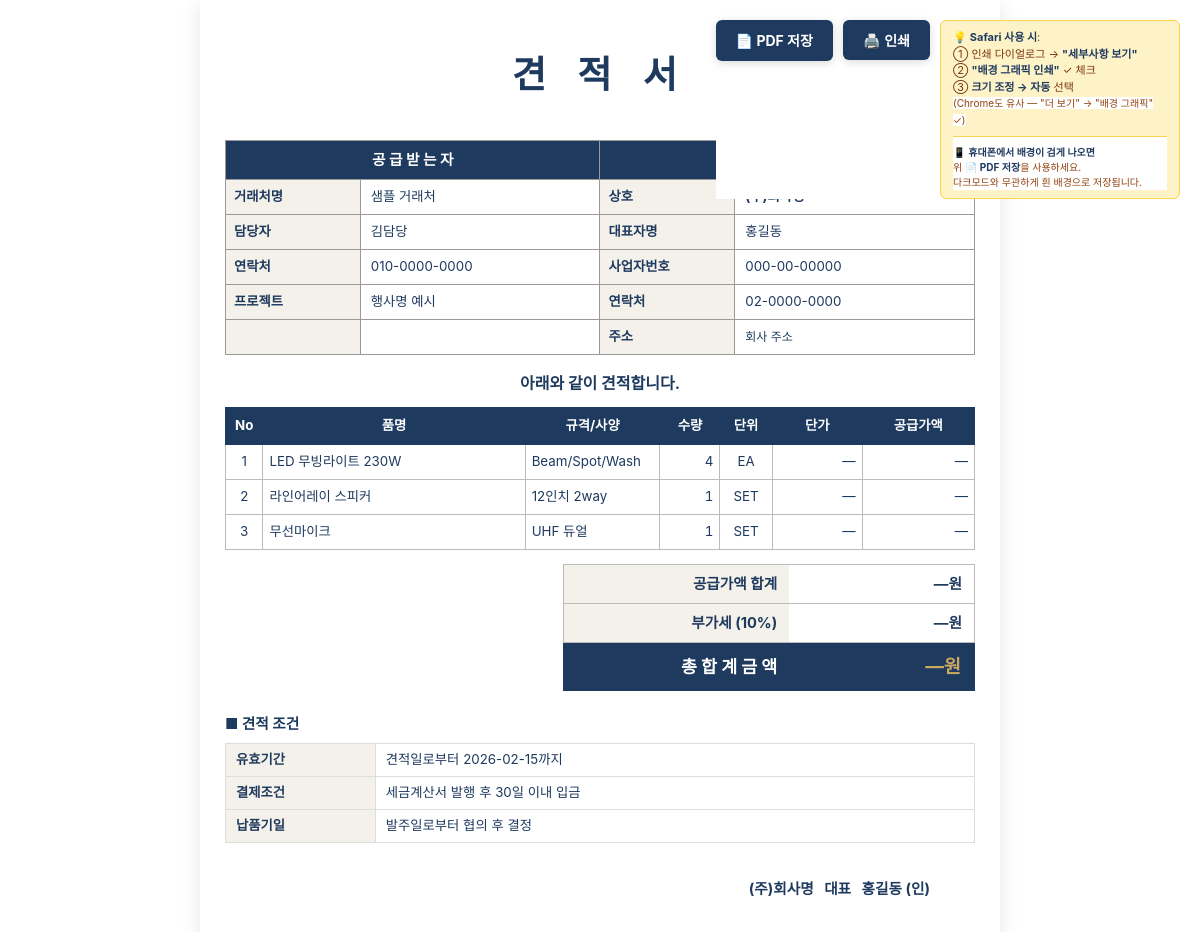
/settings/preview, run on the app's committed database.
### database.py (models this page shows)
class CompanySettings(SQLModel, table=True):
    id: Optional[int] = Field(default=1, primary_key=True)
    company_name: str = ""           # 상호
    representative: str = ""          # 대표자명
    biz_number: str = ""              # 사업자등록번호
    biz_type: str = ""                # 업태
    biz_item: str = ""                # 종목
    phone: str = ""                   # 대표 전화
    fax: str = ""                     # 팩스
    email: str = ""                   # 이메일
    address: str = ""                 # 주소
    bank_account: str = ""            # 입금 계좌 (은행 + 계좌번호)
    logo_image: str = ""              # 로고 파일명
    stamp_image: str = ""             # 도장 파일명
    default_payment_terms: str = "세금계산서 발행 후 30일 이내 입금"
    default_delivery_terms: str = "발주일로부터 협의 후 결정"
    default_valid_days: int = 30      # 견적서 유효기간(일)
    quote_footer_notes: str = ""      # 견적서 하단 특기사항 기본값
    quote_theme: str = "classic"      # classic / charcoal / mustard
    quote_color_primary: str = ""     # 직접 지정 색상 (비우면 테마 기본값)
    quote_color_accent: str = ""
    quote_title_normal: str = "견  적  서"        # 납품용 견적서 제목
    quote_title_rental: str = "렌 탈 견 적 서"     # 렌탈용 견적서 제목
    quote_greeting: str = "아래와 같이 견적합니다."  # 인사문구
    quote_footer_message: str = ""                 # 견적서 하단 메시지 (감사문구 등)
    show_spec: bool = True            # 규격 컬럼
    show_unit: bool = True            # 단위 컬럼
    show_memo: bool = False           # 비고 컬럼
    show_bank_in_quote: bool = True   # 입금계좌 표시
    show_stamp_in_sign: bool = True   # 하단 서명란 도장
    show_logo: bool = True            # 로고 표시
    quote_font_scale: int = 100       # 100 = 기본, 110 = 1.1배 등
    quote_layout_json: str = ""
    equipment_prefixes_json: str = ""
    expense_migrated_subcontract: bool = True   # 신규 설치는 정리 대상 없음 → True

### routes_settings.py (the view)
@router.get("/settings/preview", response_class=HTMLResponse)
def settings_preview(request: Request):
    qp = request.query_params
    base_company = get_company_settings()
    def gv(key, default=None):
        v = qp.get(key)
        return v if v is not None and v != "" else (default if default is not None else base_company.get(key, ""))
    theme_key = qp.get("quote_theme") or base_company.get("quote_theme") or "classic"
    theme = QUOTE_THEMES.get(theme_key, QUOTE_THEMES["classic"]).copy()
    cp = qp.get("quote_color_primary", "").strip()
    ca = qp.get("quote_color_accent", "").strip()
    if cp:
        theme["primary"] = cp
        theme["header_bg"] = cp
        theme["total_bg"] = cp
    if ca:
        theme["accent"] = ca
        theme["total_fg"] = ca
    def cb(key, default):
        if key in qp:
            return qp.get(key) == "on" or qp.get(key) == "true" or qp.get(key) == "1"
        return default
    company = dict(base_company)
    company.update({
        "company_name": gv("company_name") or base_company.get("company_name") or "(주)회사명",
        "representative": gv("representative") or base_company.get("representative") or "홍길동",
        "biz_number": gv("biz_number") or base_company.get("biz_number") or "000-00-00000",
        "phone": gv("phone") or base_company.get("phone") or "02-0000-0000",
        "address": gv("address") or base_company.get("address") or "회사 주소",
        "bank_account": gv("bank_account") or base_company.get("bank_account") or "",
        "logo_image": base_company.get("logo_image", ""),  # 파일은 그대로
        "stamp_image": base_company.get("stamp_image", ""),
        "quote_theme": theme_key,
        "quote_theme_data": theme,
        "quote_title_normal": gv("quote_title_normal") or "견  적  서",
        "quote_title_rental": gv("quote_title_rental") or "렌 탈 견 적 서",
        "quote_greeting": gv("quote_greeting") or "아래와 같이 견적합니다.",
        "quote_footer_message": gv("quote_footer_message") or "",
        "show_spec": cb("show_spec", True),
        "show_unit": cb("show_unit", True),
        "show_memo": cb("show_memo", False),
        "show_bank_in_quote": cb("show_bank_in_quote", True),
        "show_stamp_in_sign": cb("show_stamp_in_sign", True),
        "show_logo": cb("show_logo", True),
        "quote_font_scale": int(qp.get("quote_font_scale") or base_company.get("quote_font_scale") or 100),
    })
    sample_q = {
        "quote_number": "Q-2026-001",
        "quote_date": date.today(),
        "quote_type": "납품",
        "rental_days": 1,
        "vendor_name": "샘플 거래처",
        "vendor_contact": "김담당",
        "vendor_phone": "010-0000-0000",
        "project_name": "행사명 예시",
        "subtotal": 5000000, "discount": 200000,
        "after_discount": 4800000, "vat": 480000, "total": 5280000,
        "valid_until": "2026-02-15",
        "payment_terms": gv("default_payment_terms") or "세금계산서 발행 후 30일 이내 입금",
        "delivery_terms": gv("default_delivery_terms") or "발주일로부터 협의 후 결정",
        "notes": gv("quote_footer_notes") or "",
    }
    sample_items = [
        {"seq": 1, "name": "LED 무빙라이트 230W", "spec": "Beam/Spot/Wash", "quantity": 4, "unit": "EA", "unit_price": 800000, "amount": 3200000, "memo": ""},
        {"seq": 2, "name": "라인어레이 스피커", "spec": "12인치 2way", "quantity": 1, "unit": "SET", "unit_price": 1500000, "amount": 1500000, "memo": ""},
        {"seq": 3, "name": "무선마이크", "spec": "UHF 듀얼", "quantity": 1, "unit": "SET", "unit_price": 300000, "amount": 300000, "memo": "행사 진행용"},
    ]
    return templates.TemplateResponse(request, "quote_print.html", {
        "q": sample_q,
        "items": sample_items,
        "preview_company": company,  # 미리보기 전용 (request.state.company 무시)
    })

### templates/quote_print.html (shortened to what this page needs)
{% set c = preview_company if preview_company else request.state.company %}
{% set scale = (c.quote_font_scale or 100) / 100.0 %}
<!doctype html>
<html lang="ko" style="background-color:#FFFFFF !important; background-image:linear-gradient(to bottom,#FFFFFF 0%,#FFFFFF 100%) !important; background-repeat:repeat !important; color-scheme:light; forced-color-adjust:none !important; filter:none !important;">
<head>
</head>
<body style="background-color:#FFFFFF !important; background-image:linear-gradient(to bottom,#FFFFFF 0%,#FFFFFF 100%) !important; background-repeat:repeat !important; color-scheme:light; forced-color-adjust:none !important; filter:none !important; -webkit-filter:none !important; margin:0; padding:0;">
<div class="print-helper">
  <a class="print-btn" href="/quotes/{{ q.id }}/pdf" style="text-decoration:none; display:inline-block;">📄 PDF 저장</a>
  <button class="print-btn" onclick="doPrint()">🖨️ 인쇄</button>
  <div class="print-hint">
    💡 <b>Safari 사용 시</b>:<br>
    ① 인쇄 다이얼로그 → <b>"세부사항 보기"</b><br>
    ② <b>"배경 그래픽 인쇄"</b> ✓ 체크<br>
    ③ <b>크기 조정 → 자동</b> 선택<br>
    <span style="color:#92400E; font-size:10px;">(Chrome도 유사 — "더 보기" → "배경 그래픽" ✓)</span>
    <div style="margin-top:8px; padding-top:8px; border-top:1px solid #FCD34D; color:#92400E; font-size:10px;">
      📱 <b>휴대폰에서 배경이 검게 나오면</b><br>위 <b>📄 PDF 저장</b>을 사용하세요.<br>다크모드와 무관하게 흰 배경으로 저장됩니다.
    </div>
  </div>
</div>
<div class="quote-doc" id="quote-doc">
  <div class="header keep-together">
    <div class="header-cell header-logo">
    </div>
    <div class="header-cell header-title">
      <h1>{% if q.quote_type == '렌탈' %}{{ c.quote_title_rental }}{% else %}{{ c.quote_title_normal }}{% endif %}</h1>
    </div>
    <div class="header-cell header-meta">
      <div><span class="label">견적번호</span><br>{{ q.quote_number }}</div>
      <div style="margin-top:6px;"><span class="label">견적일자</span><br>{{ q.quote_date }}</div>
    </div>
  </div>
  <table class="party-table">
    <colgroup>
      <col class="c-label"><col class="c-value">
      <col class="c-label"><col class="c-value">
    </colgroup>
    <thead>
      <tr>
        <th colspan="2">공 급 받 는 자</th>
        <th colspan="2">공 급 자</th>
      </tr>
    </thead>
    <tbody>
      <tr>
        <td class="label">거래처명</td><td class="value">{{ q.vendor_name }}</td>
        <td class="label">상호</td><td class="value"><strong>{{ c.company_name }}</strong></td>
      </tr>
      <tr>
        <td class="label">담당자</td><td class="value">{{ q.vendor_contact }}</td>
        <td class="label">대표자명</td><td class="value">{{ c.representative }}</td>
      </tr>
      <tr>
        <td class="label">연락처</td><td class="value">{{ q.vendor_phone }}</td>
        <td class="label">사업자번호</td><td class="value">{{ c.biz_number }}</td>
      </tr>
      <tr>
        <td class="label">프로젝트</td><td class="value">{{ q.project_name }}</td>
        <td class="label">연락처</td><td class="value">{{ c.phone }}</td>
      </tr>
      {% if c.address %}
      <tr>
        <td class="label">&nbsp;</td><td class="value">&nbsp;</td>
        <td class="label">주소</td><td class="value" style="font-size:{{ (9 * scale)|round(1) }}pt;">{{ c.address }}</td>
      </tr>
      {% endif %}
    </tbody>
  </table>
  <div class="greeting">{{ c.quote_greeting }}</div>
  <table class="items-table">
    <thead>
      <tr>
        <th style="width: 5%">No</th>
        <th>품명</th>
        {% if c.show_spec %}<th style="width: 18%">규격/사양</th>{% endif %}
        <th style="width: 8%">수량</th>
        {% if c.show_unit %}<th style="width: 7%">단위</th>{% endif %}
        <th style="width: 12%">{% if q.quote_type == '렌탈' %}1일 단가{% else %}단가{% endif %}</th>
        <th style="width: 15%">공급가액</th>
      </tr>
    </thead>
    <tbody>
      {% for it in items %}
      <tr>
        <td class="c">{{ loop.index }}</td>
        <td>{{ it.name }}</td>
        {% if c.show_spec %}<td>{{ it.spec }}</td>{% endif %}
        <td class="num">{{ it.quantity|int }}</td>
        {% if c.show_unit %}<td class="c">{{ it.unit }}</td>{% endif %}
        <td class="num">{{ it.unit_price|money_raw }}</td>
        <td class="num">{{ it.amount|money_raw }}</td>
      </tr>
      {% endfor %}
    </tbody>
  </table>
  <div class="end-block">
    <div class="summary-box">
      <div class="summary-row">
        <div class="lbl">공급가액 합계</div>
        <div class="val">{{ q.subtotal|money_raw }}원</div>
      </div>
      <div class="summary-row">
        <div class="lbl">부가세 (10%)</div>
        <div class="val">{{ q.vat|money_raw }}원</div>
      </div>
      <div class="summary-row total">
        <div class="lbl">총 합 계 금 액</div>
        <div class="val">{{ q.total|money_raw }}원</div>
      </div>
    </div>
    <div class="conditions">
      <h3>■ 견적 조건</h3>
      <table>
        <colgroup><col class="k"><col></colgroup>
        <tr><td class="k">유효기간</td><td class="v">견적일로부터 {{ q.valid_until or '협의' }}까지</td></tr>
        <tr><td class="k">결제조건</td><td class="v">{{ q.payment_terms }}</td></tr>
        <tr><td class="k">납품기일</td><td class="v">{{ q.delivery_terms }}</td></tr>
      </table>
    </div>
    <div class="sign-block">
      <div class="sign-inner">
        <div class="sign-text">
          {{ c.company_name }} &nbsp; 대표 &nbsp; {{ c.representative }} (인)
        </div>
      </div>
    </div>
  </div>
</div>
</body>
</html>

### data on the page
CompanySettings: quote_title_normal "견 적 서", quote_greeting "아래와 같이 견적합니다.", payment_terms "세금계산서 발행 후 30일 이내 입금", delivery_terms "발주일로부터 협의 후 결정", company_name "(주)회사명"

### other printed values
{{ q.vendor_name }} "샘플 거래처"
{{ q.vendor_contact }} "김담당"
{{ c.representative }} "홍길동"
{{ q.vendor_phone }} "010-0000-0000"
{{ c.biz_number }} "000-00-00000"
{{ q.project_name }} "행사명 예시"
{{ c.phone }} "02-0000-0000"
{{ c.address }} "회사 주소"
{{ it.name }} "LED 무빙라이트 230W" "라인어레이 스피커" "무선마이크"
{{ it.spec }} "Beam/Spot/Wash" "12인치 2way" "UHF 듀얼"
{{ it.quantity|int }} "4" "1" "1"
{{ it.unit }} "EA" "SET" "SET"
{{ it.unit_price|money_raw }} "—" "—" "—"
{{ it.amount|money_raw }} "—" "—" "—"
{{ q.subtotal|money_raw }} "—"
